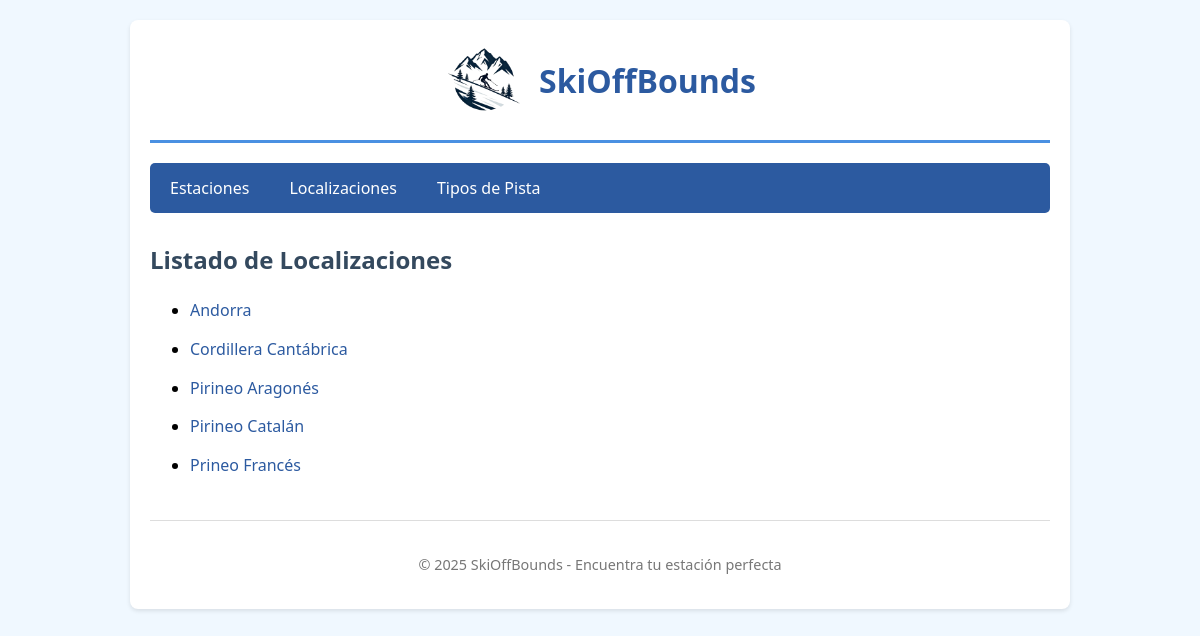
The page /app/localizaciones/ on the database its author committed.
### app/models.py (models this page shows, shortened)
class Localizacion(models.Model):
    nombre = models.CharField(
        max_length=100,
        help_text="Ej: Pirineo Catalán, Pirineo Aragonés, Cordillera Cantábrica"
    )
    descripcion = models.TextField(blank=True, null=True)
    latitud = models.DecimalField(
        max_digits=9,
        decimal_places=6,
        blank=True,
        null=True
    )
    longitud = models.DecimalField(
        max_digits=9,
        decimal_places=6,
        blank=True,
        null=True
    )
    class Meta:
        verbose_name_plural = "Localizaciones"

### app/views.py (the view)
# urls.py: path('localizaciones/', views.index_localizaciones, name='localizaciones'),
def index_localizaciones(request):
    localizaciones = get_list_or_404(Localizacion.objects.order_by('nombre'))
    context = {'lista_localizaciones': localizaciones}
    return render(request, 'localizaciones.html', context)

### app/templates/localizaciones.html (shortened to what this page needs)
{% extends "base.html" %}
{% block contenido %}
<h2>Listado de Localizaciones</h2>
{% if lista_localizaciones %}
    <ul>
    {% for loc in lista_localizaciones %}
        <li>
            <a href="{% url 'skioffbounds:localizacion_detalle' loc.id %}">
                {{ loc.nombre }}
            </a>
        </li>
    {% endfor %}
    </ul>
{% else %}
    <p>No hay localizaciones creadas.</p>
{% endif %}
{% endblock %}

### app/static/css/style.css (style rules this page uses)
body { font-family: 'Segoe UI', Tahoma, Geneva, Verdana, sans-serif; margin: 0; padding: 0; background-color: #f0f8ff; }
h2 { color: #34495e; margin-top: 20px; }
#content > ul li { margin: 10px 0; line-height: 1.8; }
a { color: #2c5aa0; text-decoration: none; transition: color 0.3s; }

### rows shown on the page
Localizacion: nombre "Andorra"
Localizacion: nombre "Cordillera Cantábrica"
Localizacion: nombre "Pirineo Aragonés"
Localizacion: nombre "Pirineo Catalán"
Localizacion: nombre "Prineo Francés"
